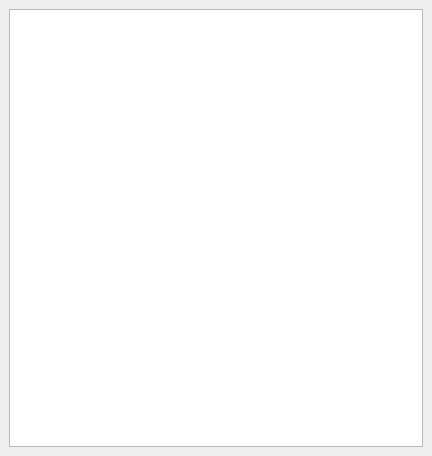
<ui version="4.0" >
 <class>ConsoleForm</class>
 <widget class="QWidget" name="ConsoleForm" >
  <property name="geometry" >
   <rect>
    <x>0</x>
    <y>0</y>
    <width>432</width>
    <height>456</height>
   </rect>
  </property>
  <property name="windowTitle" >
   <string>Console</string>
  </property>
  <layout class="QGridLayout" >
   <property name="margin" >
    <number>9</number>
   </property>
   <property name="spacing" >
    <number>6</number>
   </property>
   <item row="0" column="0" >
    <widget class="QTextEdit" name="textEdit" >
     <property name="sizePolicy" >
      <sizepolicy>
       <hsizetype>7</hsizetype>
       <vsizetype>7</vsizetype>
       <horstretch>200</horstretch>
       <verstretch>0</verstretch>
      </sizepolicy>
     </property>
     <property name="minimumSize" >
      <size>
       <width>0</width>
       <height>0</height>
      </size>
     </property>
     <property name="sizeIncrement" >
      <size>
       <width>1</width>
       <height>0</height>
      </size>
     </property>
     <property name="focusPolicy" >
      <enum>Qt::StrongFocus</enum>
     </property>
     <property name="acceptDrops" >
      <bool>false</bool>
     </property>
     <property name="toolTip" >
      <string comment="Console Window" />
     </property>
     <property name="statusTip" >
      <string comment="Console Window" />
     </property>
     <property name="whatsThis" >
      <string comment="Console Window" />
     </property>
     <property name="horizontalScrollBarPolicy" >
      <enum>Qt::ScrollBarAsNeeded</enum>
     </property>
     <property name="autoFormatting" >
      <set>QTextEdit::AutoNone</set>
     </property>
     <property name="tabChangesFocus" >
      <bool>false</bool>
     </property>
     <property name="documentTitle" >
      <string comment="Console Window" />
     </property>
     <property name="lineWrapMode" >
      <enum>QTextEdit::NoWrap</enum>
     </property>
     <property name="readOnly" >
      <bool>true</bool>
     </property>
    </widget>
   </item>
  </layout>
  <action name="actionStatusDir" >
   <property name="icon" >
    <iconset resource="../main.qrc" >:/images/status.png</iconset>
   </property>
   <property name="text" >
    <string>StatusDir</string>
   </property>
  </action>
  <action name="actionConsoleHelp" >
   <property name="icon" >
    <iconset resource="../main.qrc" >:/images/utilities-terminal.svg</iconset>
   </property>
   <property name="text" >
    <string>Console Help</string>
   </property>
  </action>
  <action name="actionRequestMessages" >
   <property name="icon" >
    <iconset resource="../main.qrc" >:/images/utilities-terminal.svg</iconset>
   </property>
   <property name="text" >
    <string>Request Messages</string>
   </property>
  </action>
  <action name="actionConsoleReload" >
   <property name="icon" >
    <iconset resource="../main.qrc" >:/images/utilities-terminal.svg</iconset>
   </property>
   <property name="text" >
    <string>Reload bacula-dir.conf</string>
   </property>
  </action>
 </widget>
 <resources>
  <include location="../main.qrc" />
 </resources>
 <connections/>
</ui>
